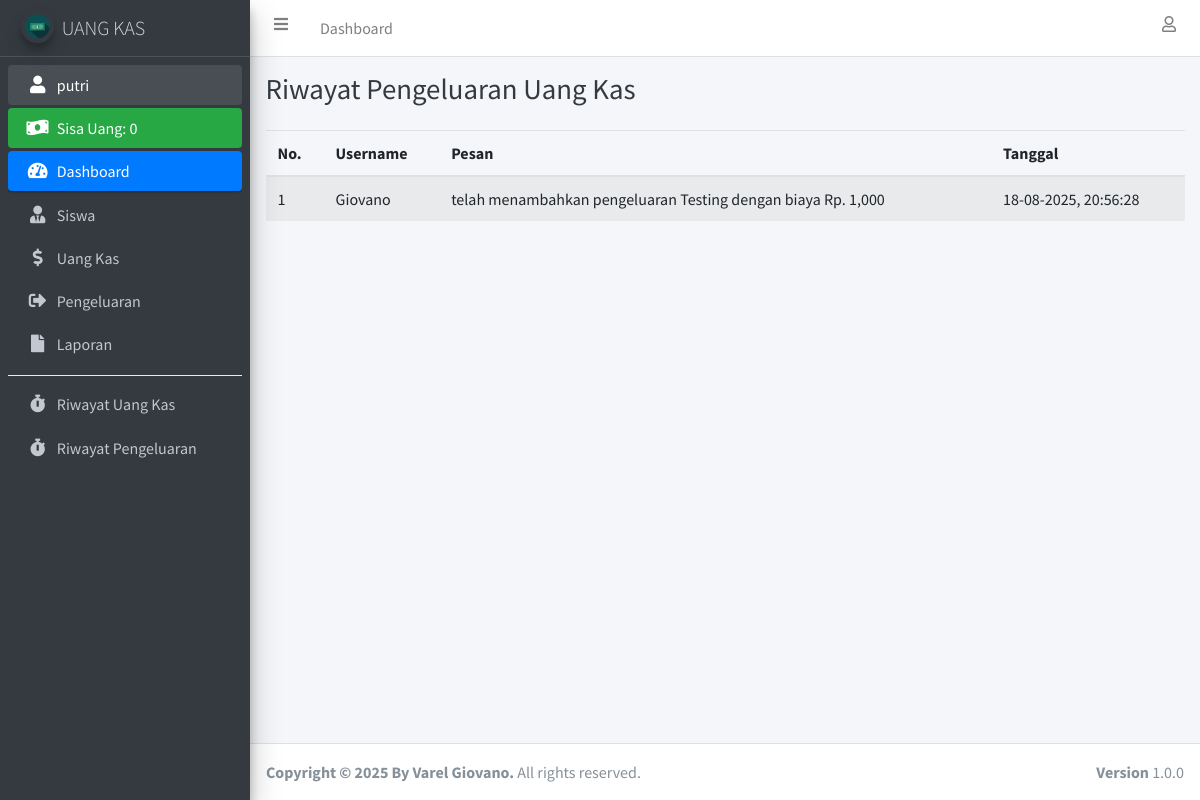
Screenshot of /riwayat_pengeluaran.php (signed in) with the database file from the repository.
### tables this page shows
CREATE TABLE `user` (
  `id_user` int(11) NOT NULL,
  `nama_lengkap` varchar(100) NOT NULL,
  `username` varchar(100) NOT NULL,
  `password` varchar(255) NOT NULL,
  `id_jabatan` int(11) NOT NULL
);

CREATE TABLE `riwayat_pengeluaran` (
  `id_riwayat_pengeluaran` int(11) NOT NULL,
  `id_user` int(11) NOT NULL,
  `aksi` text NOT NULL,
  `tanggal` int(11) NOT NULL
);

### connection.php (called while the page is built, shortened)
<?php
	$host		= "localhost";
	$username	= "root";
	$password	= "";
	$database	= "uang_kas";
	$conn 		= mysqli_connect($host, $username, $password, $database);
if (isset($_SESSION['id_user'])) {
	function dataUser() {
		global $conn;
		$id_user = $_SESSION['id_user'];
		return mysqli_fetch_assoc(mysqli_query($conn, "SELECT * FROM user INNER JOIN jabatan ON user.id_jabatan = jabatan.id_jabatan WHERE id_user = '$id_user'"));
	}
}

### riwayat_pengeluaran.php (the view, shortened to what this page needs)
<?php
  require 'connection.php';
  $riwayat_pengeluaran = mysqli_query($conn, "SELECT * FROM riwayat_pengeluaran INNER JOIN user ON riwayat_pengeluaran.id_user = user.id_user ORDER BY tanggal DESC");
?>
<!DOCTYPE html>
<html>
<head>
  <?php include 'include/css.php'; ?>
</head>
<body class="hold-transition sidebar-mini layout-fixed">
<div class="wrapper">
  <?php include 'include/navbar.php'; ?>
  <?php include 'include/sidebar.php'; ?>
  <div class="content-wrapper">
    <div class="content-header">
      <div class="container-fluid">
        <div class="row mb-2">
          <div class="col-sm">
            <h1 class="m-0 text-dark">Riwayat Pengeluaran Uang Kas</h1>
          </div>
        </div>
      </div>
    </div>
    <section class="content">
      <div class="container-fluid">
        <div class="table-responsive">
          <table class="table table-striped table-hover" id="table_id">
            <thead>
              <tr>
                <th>No.</th>
                <th>Username</th>
                <th>Pesan</th>
                <th>Tanggal</th>
              </tr>
            </thead>
            <tbody>
              <?php $i = 1; ?>
              <?php foreach ($riwayat_pengeluaran as $dr): ?>
                <tr>
                  <td><?= $i++; ?></td>
                  <td><?= $dr['username']; ?></td>
                  <td><?= $dr['aksi']; ?></td>
                  <td><?= date('d-m-Y, H:i:s', $dr['tanggal']); ?></td>
                </tr>
              <?php endforeach ?>
            </tbody>
          </table>
        </div>
      </div>
    </section>
  </div>
  <footer class="main-footer">
    <strong>Copyright &copy; 2025 By Varel Giovano.</strong>
    All rights reserved.
    <div class="float-right d-none d-sm-inline-block">
      <b>Version</b> 1.0.0
    </div>
  </footer>
</div>
</body>
</html>

### include/sidebar.php (shortened to what this page needs)
<?php
  $dataUser = dataUser();
  $jml_pengeluaran = mysqli_fetch_assoc(mysqli_query($conn, "SELECT sum(jumlah_pengeluaran) as jml_pengeluaran FROM pengeluaran"));
  $jml_pengeluaran = $jml_pengeluaran['jml_pengeluaran'];
  $jml_uang_kas = mysqli_fetch_assoc(mysqli_query($conn, "SELECT sum(minggu_ke_1 + minggu_ke_2 + minggu_ke_3 + minggu_ke_4) as jml_uang_kas FROM uang_kas"));
  $jml_uang_kas = $jml_uang_kas['jml_uang_kas'];
?>
<aside class="main-sidebar sidebar-dark-primary elevation-4">
  <a href="index.php" class="brand-link">
    <img src="assets/img/img_properties/icon_uang_kas.png" alt="AdminLTE Logo" class="brand-image img-circle elevation-3" style="opacity: .8">
    <span class="brand-text font-weight-light">UANG KAS</span>
  </a>
  <div class="sidebar">
    <nav class="mt-2">
      <ul class="nav nav-pills nav-sidebar flex-column" data-widget="treeview" role="menu" data-accordion="false">
        <li class="nav-item has-treeview menu-open">
          <a href="profile.php" class="nav-link"><i class="nav-icon fas fa-fw fa-user"></i> <p><?= $dataUser['username']; ?></p></a>
        </li>
        <li class="nav-item">
          <div class="bg-success nav-link text-white">
            <i class="nav-icon fas fa-money-bill-wave"></i>
            <p>
              Sisa Uang: <?= number_format($jml_uang_kas - $jml_pengeluaran); ?>
            </p>
          </div>
        </li>
        <li class="nav-item has-treeview menu-open">
          <a href="index.php" class="nav-link active">
            <i class="nav-icon fas fa-tachometer-alt"></i>
            <p>
              Dashboard
            </p>
          </a>
        </li>
        <li class="nav-item">
          <a href="siswa.php" class="nav-link">
            <i class="fas fa-user-tie nav-icon"></i>
            <p>Siswa</p>
          </a>
        </li>
        <li class="nav-item">
          <a href="uang_kas.php" class="nav-link">
            <i class="fas fa-dollar-sign nav-icon"></i>
            <p>Uang Kas</p>
          </a>
        </li>
        <li class="nav-item">
          <a href="pengeluaran.php" class="nav-link">
            <i class="fas fa-sign-out-alt nav-icon"></i>
            <p>Pengeluaran</p>
          </a>
        </li>
        <li class="nav-item">
          <a href="laporan.php" class="nav-link">
            <i class="fas fa-file nav-icon"></i>
            <p>Laporan</p>
          </a>
        </li>
        <div class="dropdown-divider"></div>
        <li class="nav-item">
          <a href="riwayat.php" class="nav-link">
            <i class="fas fa-stopwatch nav-icon"></i>
            <p>Riwayat Uang Kas</p>
          </a>
        </li>
        <li class="nav-item">
          <a href="riwayat_pengeluaran.php" class="nav-link">
            <i class="fas fa-stopwatch nav-icon"></i>
            <p>Riwayat Pengeluaran</p>
          </a>
        </li>
      </ul>
    </nav>
  </div>
</aside>

### rows the page displays
user: username "putri"
riwayat_pengeluaran: id_user.username "Giovano", aksi "telah menambahkan pengeluaran Testing dengan biaya Rp. 1,000", tanggal "18-08-2025, 20:56:28"

### other values shown
$jml_uang_kas - $jml_pengeluaran "0"
